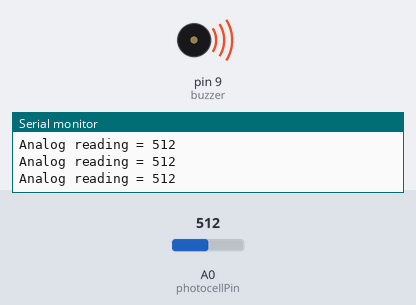
This sketch was run on a simulated Arduino Uno, built with avr-gcc and run on an emulated ATmega328P. Parts: buzzer (waves = sounding), the last lines printed to the serial monitor. The test bench sets the inputs (shaded band); at power-on: A0 (photocellPin) = 512.

Above: at 1.2 s.
1.3 s: A0 (photocellPin) set to 55
At 2.3 s:
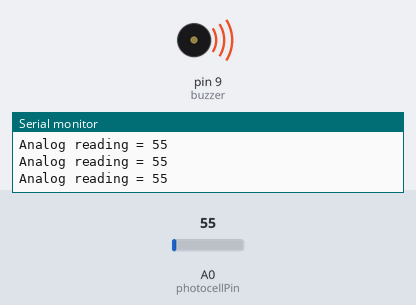
2.8 s: A0 (photocellPin) set to 47
At 3.8 s:
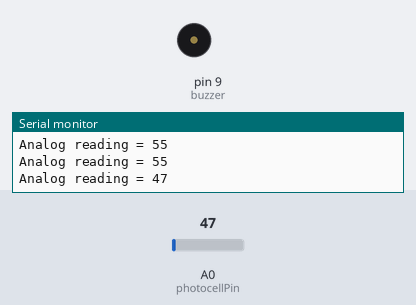
Timing chart, 0 to 5.8 s (numbered marks = the images above; inputs shaded):
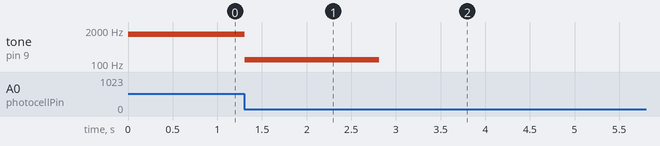

Measured:
- the behaviour switches between 50 and 49 on A0 (photocellPin) (found by bisection; images 1 and 2)
- after the input at 1.3 s, tone on pin 9 (buzzer): 1382 Hz → 148 Hz at once
- after the input at 2.8 s, tone on pin 9 (buzzer): 148 Hz → silent at once

The sketch:

photocellnoise.ino
```cpp
int photocellPin = 0;
int photocellReading;
int buzzer = 9;

void setup(void) {
  pinMode(buzzer, OUTPUT);
  noTone(buzzer);
  Serial.begin(9600);
}

void loop(void) {
  photocellReading = analogRead(photocellPin);
  Serial.print("Analog reading = ");
  Serial.println(photocellReading);

  if(photocellReading < 50){
    noTone(buzzer);
    delay(5000);
  }else{
    tone(buzzer, photocellReading*2.7);
  }

  delay(100);
}
```
